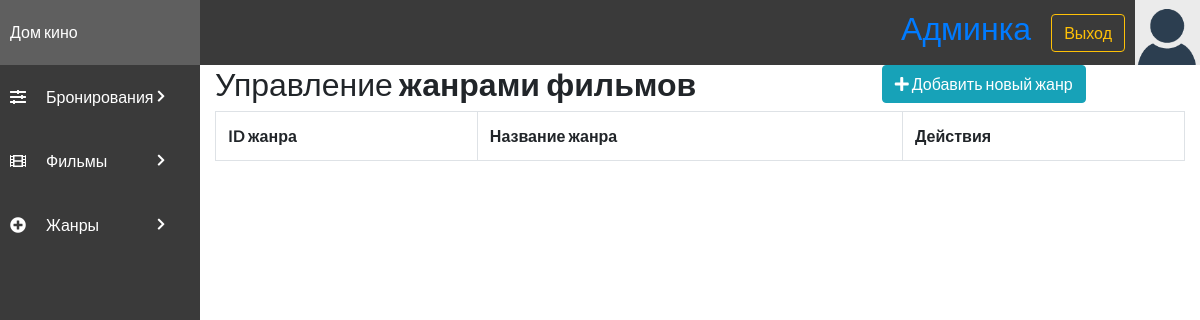
The app's page /admin/genres.php (signed in), older data.
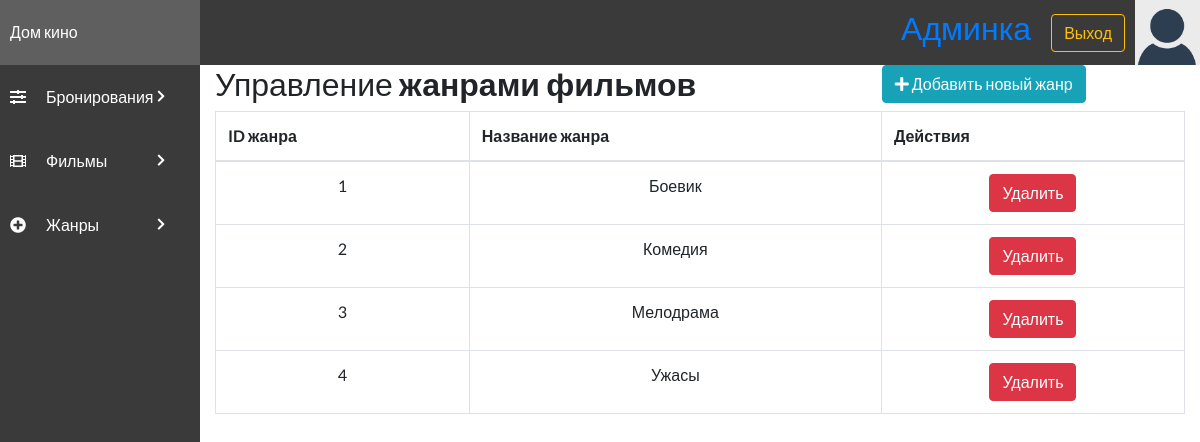
The same page, newer data.
### tables this page shows
CREATE TABLE `genres` (
                          `genreID` int NOT NULL,
                          `genreName` varchar(255) NOT NULL
);

### admin/genres.php (the view, shortened to what this page needs)
<?php
include "config.php";
$con = mysqli_connect($host, $user, $password, $dbname);
?>
<!DOCTYPE html>
<html lang="ru">
<head>
    <link rel="stylesheet" href="../style/styles.css">
    <link rel="stylesheet" href="https://use.fontawesome.com/releases/v5.7.2/css/all.css"
>
    <link rel="stylesheet" href="https://cdnjs.cloudflare.com/ajax/libs/twitter-bootstrap/4.5.2/css/bootstrap.css">
    <link rel="stylesheet" href="https://cdn.datatables.net/1.10.22/css/dataTables.bootstrap4.min.css">
    <link rel="stylesheet" href="https://maxcdn.bootstrapcdn.com/bootstrap/4.0.0/css/bootstrap.min.css"
>
</head>
<body>
<?php include('header.php'); ?>
<div class="admin-container">
    <?php include('sidebar.php'); ?>
    <div class="container-lg">
        <div class="table-responsive">
            <div class="table-wrapper">
                <div class="table-title">
                    <div class="row">
                        <div class="col-sm-8">
                            <h2>Управление <b>жанрами фильмов</b></h2>
                        </div>
                        <div class="col-sm-4">
                            <a href='addGenre.php'><button type="button" class="btn btn-info add-new"><i class="fa fa-plus"></i> Добавить новый жанр</button></a>
                        </div>
                    </div>
                </div>
                <table class="table table-bordered" id="dataTable" width="100%" cellspacing="0">
                    <tr>
                        <th>ID жанра</th>
                        <th>Название жанра</th>
                        <th>Действия</th>
                    </tr>
                    <tbody>
                    <?php
                    $select = "SELECT * FROM `genres`";
                    $run = mysqli_query($con, $select);
                    while ($row = mysqli_fetch_array($run)) {
                        $genreID = $row['genreID'];
                        $genreName = $row['genreName'];
                        ?>
                        <tr align="center">
                            <td><?php echo $genreID; ?></td>
                            <td><?php echo $genreName; ?></td>
                            <td>
                                <button type="submit" class="btn btn-danger">
                                    <?php echo "<a style='color: #ffffff' href='deleteGenre.php?id=" . $row['genreID'] . "'>Удалить</a>"; ?>
                                </button>
                            </td>
                        </tr>
                    <?php }
                    ?>
                    </tbody>
                </table>
            </div>
        </div>
    </div>
</div>
</body>
</html>

### admin/header.php (shortened to what this page needs)
<div class="admin-section-header">
    <div class="admin-logo">
        Дом кино
    </div>
    <div class="admin-login-info">
        <div style="padding: 0 20px;">
            <h2><a href="#">Админка</a></h2>
        </div>
        <form method='post' action="">
            <input type="submit" value="Выход" class="btn btn-outline-warning" name="but_logout">
        </form>
        <img class="admin-user-avatar" src="../img/avatar.png" alt="">
    </div>
</div>

### admin/sidebar.php
<div class="admin-section admin-section1">
    <ul>
        <li><i class="fas fa-sliders-h"></i><a href="admin.php" style="color: #ffffff">Бронирования</a> <i class="fas admin-dropdown fa-chevron-right"></i></li>
        <li><i class="fas fa-film"></i><a href="addmovie.php" style="color: #ffffff">Фильмы</a> <i class="fas admin-dropdown fa-chevron-right"></i></li>
        <li><i class="fas fa-plus-circle"></i><a href="genres.php" style="color: #ffffff">Жанры</a> <i class="fas admin-dropdown fa-chevron-right"></i></li>
    </ul>
</div>

### style/styles.css (style rules this page uses)
* { margin: 0; padding: 0; box-sizing: border-box; font-family: "Lato", sans-serif; text-decoration: none; color: unset; }
.admin-dropdown { float: right; font-style: normal; margin-left: 3px; font-size: 13px; position: absolute; right: 15px; top: 25px; margin: 0; }
.admin-section-header { color: #fff; width: 100%; background-color: #3a3a3a; display: grid; grid-template-columns: 1fr 5fr; }
.admin-user-avatar { width: 65px; }
.admin-login-info { display: flex; align-items: center; justify-content: flex-end; }
.admin-login-info img { margin-left: 10px; }
.admin-logo { padding: 20px 10px; background-color: #5f5f5f; }
.admin-container { display: grid; grid-template-columns: 1fr 5fr; }
.admin-section1 { background-color: #3a3a3a; height: 100vh; }
.admin-section1 ul li { width: 100%; padding: 20px 10px; background-color: #3a3a3a; color: #fff; transition: all 0.3s ease; position: relative; cursor: pointer; }
.admin-section1 ul li i { margin-right: 20px; }

Row changes from the older to the newer data that the page shows:
added genres: genreID "1", genreName "Боевик"
added genres: genreID "2", genreName "Комедия"
added genres: genreID "3", genreName "Мелодрама"
added genres: genreID "4", genreName "Ужасы"
